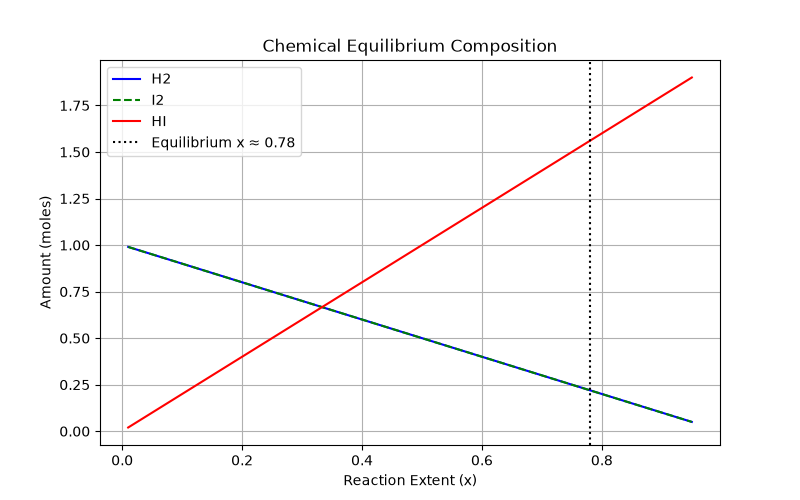

Generate this figure with Python:
import numpy as np
import matplotlib.pyplot as plt
from scipy.optimize import root_scalar, minimize

# Equilibrium constant
K = 50.0

# Define k_imbalance function
def k_imbalance(x):
    return ((2 * x)**2) / ((1 - x) * (1 - x)) - K

# 1. Safe root-finding (using brentq within bounds 0 and 1)
sol = root_scalar(k_imbalance, bracket=[0.001, 0.999], method='brentq')
x_newton = sol.root

# 2. SLSQP minimization on k_imbalance(x)^2
def objective(x):
    return k_imbalance(x[0])**2

res = minimize(objective, x0=[0.5], method="SLSQP", bounds=[(0.001, 0.999)])
x_slsqp = res.x[0]

print(f"Equilibrium x (Root-finding): {x_newton:.4f}")
print(f"Equilibrium x (SLSQP):        {x_slsqp:.4f}")

# Equilibrium amounts
nH2_eq = 1 - x_newton
nI2_eq = 1 - x_newton
nHI_eq = 2 * x_newton

print(f"Equilibrium amounts: H2 = {nH2_eq:.3f} mol, I2 = {nI2_eq:.3f} mol, HI = {nHI_eq:.3f} mol")

# Plotting composition changes
x_vals = np.linspace(0.01, 0.95, 200)
nH2 = 1 - x_vals
nI2 = 1 - x_vals
nHI = 2 * x_vals

plt.figure(figsize=(8, 5))
plt.plot(x_vals, nH2, label="H2", color="blue")
plt.plot(x_vals, nI2, label="I2", color="green", linestyle="--")
plt.plot(x_vals, nHI, label="HI", color="red")
plt.axvline(x=x_newton, color="black", linestyle=":", label=f"Equilibrium x ≈ {x_newton:.2f}")

plt.xlabel("Reaction Extent (x)")
plt.ylabel("Amount (moles)")
plt.title("Chemical Equilibrium Composition")
plt.legend()
plt.grid(True)
plt.savefig("equilibrium.png")
print("equilibrium.png saved successfully!")
